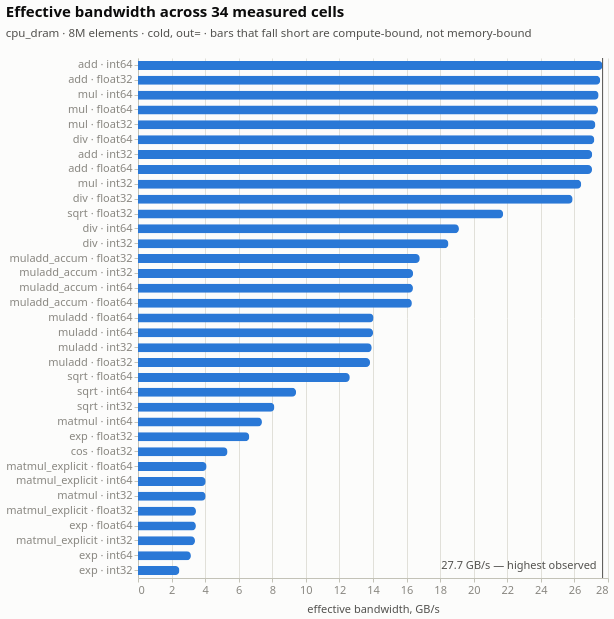

Notebook source saved alongside this figure:
### Markdown cell above
Two effects are superimposed in these panels. The U-shape reflects per-call
overhead: at 2 000 elements the fixed cost of entering the loop is spread over
too few elements, so the per-element cost is high; by 16 000 elements it has
amortised and the cost reaches its minimum; by 256 000 elements the operands no
longer fit in cache and the cost rises again.

The separation between the two lines is the effect of interest here. `add` is
cheap enough that operand fetch dominates, so `cold` costs measurably more once
the array outgrows cache: 0.89 against 0.65 ns/element at 256 000 elements.
`exp` is expensive enough that the fetch disappears into the arithmetic, and the
two lines coincide at every size. The pair of panels therefore separates
memory-bound from compute-bound behaviour, which is the subject of the next run.

---

## Part 2 — `cpu_dram`: operands resident in main memory

This run uses one size (n = 2 000 000, i.e. 8 million elements, a 64 GB
footprint across the operand set), four dtypes, and is pinned to a single NUMA
node with `numactl`. Nothing fits in any cache level, so the `cold` measurements
are effectively a bandwidth measurement expressed in arithmetic terms.

### Code cell
peak_line = (
    dram.filter((pl.col("destination") == "out") & (pl.col("cache_state") == "cold"))
    .select("gbs").max().item()
)
band = (
    dram.filter((pl.col("destination") == "out") & (pl.col("cache_state") == "cold"))
    .drop_nulls("gbs")
    .with_columns(
        pl.format("{} · {}", pl.col("operation"), pl.col("implementation")).alias("cell"),
        (pl.col("gbs") / peak_line * 100).alias("pct_of_plateau"),
    )
    .sort("gbs", descending=True)
    .select("cell", "operation", "implementation", "result_dtype", "gbs",
            "pct_of_plateau", "ns_elem", "us")
)

bw_bars = alt.Chart(band).mark_bar(color=P["series"][0], size=9).encode(
    y=alt.Y("cell:N", sort="-x", title=None, axis=alt.Axis(labelLimit=170)),
    x=alt.X("gbs:Q", title="effective bandwidth, GB/s"),
    tooltip=[alt.Tooltip("cell:N", title="cell"),
             alt.Tooltip("result_dtype:N", title="computes in"),
             alt.Tooltip("gbs:Q", title="GB/s", format=".1f"),
             alt.Tooltip("us:Q", title="us/call", format=".0f")])
plateau = alt.Chart(pl.DataFrame({"x": [peak_line]})).mark_rule(
    color=P["ink2"], strokeWidth=1).encode(x="x:Q")
plateau_t = alt.Chart(pl.DataFrame({"x": [peak_line], "t": [f"{peak_line:.1f} GB/s — highest observed"]})).mark_text(
    align="right", dx=-6, fontSize=11, color=P["ink2"]).encode(
    x="x:Q", y=alt.value(508), text="t:N")

fig6 = (bw_bars + plateau + plateau_t).properties(
    width=470, height=520,
    title=alt.Title("Effective bandwidth across 34 measured cells",
                    subtitle="cpu_dram · 8M elements · cold, out= · bars that fall short are "
                             "compute-bound, not memory-bound"),
)
figure(fig6, band, "Table view — effective bandwidth")

### Figure 1 — Vega-Lite specification as saved in the notebook (floating-point values rounded to 4 significant figures)
{"config": {"background": "#fcfcfb", "font": "system-ui, -apple-system, \"Segoe UI\", sans-serif", "view": {"stroke": null, "continuousWidth": 620, "continuousHeight": 300}, "axis": {"labelFont": "system-ui, -apple-system, \"Segoe UI\", sans-serif", "titleFont": "system-ui, -apple-system, \"Segoe UI\", sans-serif", "labelColor": "#898781", "titleColor": "#52514e", "labelFontSize": 11, "titleFontSize": 11, "titleFontWeight": 500, "titlePadding": 8, "domainColor": "#c3c2b7", "domainWidth": 1, "tickColor": "#c3c2b7", "tickSize": 4, "gridColor": "#e1e0d9", "gridWidth": 1, "gridDash": []}, "legend": {"labelFont": "system-ui, -apple-system, \"Segoe UI\", sans-serif", "titleFont": "system-ui, -apple-system, \"Segoe UI\", sans-serif", "labelColor": "#52514e", "titleColor": "#52514e", "labelFontSize": 11, "titleFontSize": 11, "titleFontWeight": 500, "symbolType": "circle", "symbolSize": 90, "orient": "top", "direction": "horizontal", "offset": 8, "titlePadding": 10}, "title": {"font": "system-ui, -apple-system, \"Segoe UI\", sans-serif", "color": "#0b0b0b", "fontSize": 15, "fontWeight": 600, "subtitleFont": "system-ui, -apple-system, \"Segoe UI\", sans-serif", "subtitleColor": "#52514e", "subtitleFontSize": 11.5, "subtitlePadding": 8, "anchor": "start", "offset": 14, "dy": -4}, "header": {"labelFont": "system-ui, -apple-system, \"Segoe UI\", sans-serif", "titleFont": "system-ui, -apple-system, \"Segoe UI\", sans-serif", "labelColor": "#52514e", "titleColor": "#52514e", "labelFontSize": 11.5, "labelFontWeight": 600, "titleFontSize": 11}, "range": {"category": ["#2a78d6", "#eb6834", "#1baf7a"], "heatmap": ["#cde2fb", "#9ec5f4", "#6da7ec", "#3987e5", "#256abf", "#184f95", "#0d366b"], "ramp": ["#cde2fb", "#9ec5f4", "#6da7ec", "#3987e5", "#256abf", "#184f95", "#0d366b"]}, "bar": {"cornerRadiusEnd": 4, "discreteBandSize": 15}, "point": {"size": 95, "filled": true, "stroke": "#fcfcfb", "strokeWidth": 2, "opacity": 1}, "line": {"strokeWidth": 2, "strokeCap": "round", "strokeJoin": "round"}, "rule": {"strokeWidth": 1}, "text": {"font": "system-ui, -apple-system, \"Segoe UI\", sans-serif", "fontSize": 11, "color": "#52514e"}}, "layer": [{"data": {"name": "data-3fed6d7d0d27b6d10fbc17c9406b6afe"}, "mark": {"type": "bar", "color": "#2a78d6", "size": 9}, "encoding": {"tooltip": [{"field": "cell", "title": "cell", "type": "nominal"}, {"field": "result_dtype", "title": "computes in", "type": "nominal"}, {"field": "gbs", "format": ".1f", "title": "GB/s", "type": "quantitative"}, {"field": "us", "format": ".0f", "title": "us/call", "type": "quantitative"}], "x": {"field": "gbs", "title": "effective bandwidth, GB/s", "type": "quantitative"}, "y": {"axis": {"labelLimit": 170}, "field": "cell", "sort": "-x", "title": null, "type": "nominal"}}}, {"data": {"name": "data-cd1e3f779823b904b072b2564c97ea49"}, "mark": {"type": "rule", "color": "#52514e", "strokeWidth": 1}, "encoding": {"x": {"field": "x", "type": "quantitative"}}}, {"data": {"name": "data-768dde68c64cc39440bdf49509b4d89a"}, "mark": {"type": "text", "align": "right", "color": "#52514e", "dx": -6, "fontSize": 11}, "encoding": {"text": {"field": "t", "type": "nominal"}, "x": {"field": "x", "type": "quantitative"}, "y": {"value": 508}}}], "height": 520, "title": {"text": "Effective bandwidth across 34 measured cells", "subtitle": "cpu_dram · 8M elements · cold, out= · bars that fall short are compute-bound, not memory-bound"}, "width": 470, "$schema": "https://vega.github.io/schema/vega-lite/v6.4.1.json", "datasets": {"data-3fed6d7d0d27b6d10fbc17c9406b6afe": [{"cell": "add · int64", "operation": "add", "implementation": "int64", "result_dtype": "int64", "gbs": 27.68, "pct_of_plateau": 100.0, "ns_elem": 0.8671, "us": 6937.0}, {"cell": "add · float32", "operation": "add", "implementation": "float32", "result_dtype": "float32", "gbs": 27.54, "pct_of_plateau": 99.48, "ns_elem": 0.4358, "us": 3486.0}, {"cell": "mul · int64", "operation": "mul", "implementation": "int64", "result_dtype": "int64", "gbs": 27.44, "pct_of_plateau": 99.14, "ns_elem": 0.8746, "us": 6997.0}, {"cell": "mul · float64", "operation": "mul", "implementation": "float64", "result_dtype": "float64", "gbs": 27.4, "pct_of_plateau": 99.01, "ns_elem": 0.8758, "us": 7006.0}, {"cell": "mul · float32", "operation": "mul", "implementation": "float32", "result_dtype": "float32", "gbs": 27.25, "pct_of_plateau": 98.44, "ns_elem": 0.4404, "us": 3523.0}, {"cell": "div · float64", "operation": "div", "implementation": "float64", "result_dtype": "float64", "gbs": 27.19, "pct_of_plateau": 98.22, "ns_elem": 0.8828, "us": 7063.0}, {"cell": "add · int32", "operation": "add", "implementation": "int32", "result_dtype": "int32", "gbs": 27.06, "pct_of_plateau": 97.76, "ns_elem": 0.4435, "us": 3548.0}, {"cell": "add · float64", "operation": "add", "implementation": "float64", "result_dtype": "float64", "gbs": 27.05, "pct_of_plateau": 97.72, "ns_elem": 0.8873, "us": 7098.0}, {"cell": "mul · int32", "operation": "mul", "implementation": "int32", "result_dtype": "int32", "gbs": 26.4, "pct_of_plateau": 95.4, "ns_elem": 0.4546, "us": 3637.0}, {"cell": "div · float32", "operation": "div", "implementation": "float32", "result_dtype": "float32", "gbs": 25.89, "pct_of_plateau": 93.55, "ns_elem": 0.4634, "us": 3707.0}, {"cell": "sqrt · float32", "operation": "sqrt", "implementation": "float32", "result_dtype": "float32", "gbs": 21.75, "pct_of_plateau": 78.59, "ns_elem": 0.3678, "us": 2942.0}, {"cell": "div · int64", "operation": "div", "implementation": "int64", "result_dtype": "float64", "gbs": 19.12, "pct_of_plateau": 69.07, "ns_elem": 1.255, "us": 10040.0}, {"cell": "div · int32", "operation": "div", "implementation": "int32", "result_dtype": "float64", "gbs": 18.49, "pct_of_plateau": 66.82, "ns_elem": 0.8652, "us": 6921.0}, {"cell": "muladd_accum · float32", "operation": "muladd_accum", "implementation": "float32", "result_dtype": "float32", "gbs": 16.79, "pct_of_plateau": 60.65, "ns_elem": 0.7148, "us": 5719.0}, {"cell": "muladd_accum · int32", "operation": "muladd_accum", "implementation": "int32", "result_dtype": "int32", "gbs": 16.39, "pct_of_plateau": 59.21, "ns_elem": 0.7323, "us": 5858.0}, {"cell": "muladd_accum · int64", "operation": "muladd_accum", "implementation": "int64", "result_dtype": "int64", "gbs": 16.38, "pct_of_plateau": 59.18, "ns_elem": 1.465, "us": 11720.0}, {"cell": "muladd_accum · float64", "operation": "muladd_accum", "implementation": "float64", "result_dtype": "float64", "gbs": 16.32, "pct_of_plateau": 58.95, "ns_elem": 1.471, "us": 11770.0}, {"cell": "muladd · float64", "operation": "muladd", "implementation": "float64", "result_dtype": "float64", "gbs": 14.03, "pct_of_plateau": 50.7, "ns_elem": 1.71, "us": 13680.0}, {"cell": "muladd · int64", "operation": "muladd", "implementation": "int64", "result_dtype": "int64", "gbs": 14.0, "pct_of_plateau": 50.59, "ns_elem": 1.714, "us": 13710.0}, {"cell": "muladd · int32", "operation": "muladd", "implementation": "int32", "result_dtype": "int32", "gbs": 13.92, "pct_of_plateau": 50.31, "ns_elem": 0.8618, "us": 6894.0}, {"cell": "muladd · float32", "operation": "muladd", "implementation": "float32", "result_dtype": "float32", "gbs": 13.82, "pct_of_plateau": 49.95, "ns_elem": 0.868, "us": 6944.0}, {"cell": "sqrt · float64", "operation": "sqrt", "implementation": "float64", "result_dtype": "float64", "gbs": 12.62, "pct_of_plateau": 45.59, "ns_elem": 1.268, "us": 10140.0}, {"cell": "sqrt · int64", "operation": "sqrt", "implementation": "int64", "result_dtype": "float64", "gbs": 9.418, "pct_of_plateau": 34.03, "ns_elem": 1.699, "us": 13590.0}, {"cell": "sqrt · int32", "operation": "sqrt", "implementation": "int32", "result_dtype": "float64", "gbs": 8.126, "pct_of_plateau": 29.36, "ns_elem": 1.477, "us": 11810.0}, {"cell": "matmul · int64", "operation": "matmul", "implementation": "int64", "result_dtype": "int64", "gbs": 7.384, "pct_of_plateau": 26.68, "ns_elem": 3.25, "us": 26000.0}, {"cell": "exp · float32", "operation": "exp", "implementation": "float32", "result_dtype": "float32", "gbs": 6.63, "pct_of_plateau": 23.95, "ns_elem": 1.207, "us": 9653.0}, {"cell": "cos · float32", "operation": "cos", "implementation": "float32", "result_dtype": "float32", "gbs": 5.333, "pct_of_plateau": 19.27, "ns_elem": 1.5, "us": 12000.0}, {"cell": "matmul_explicit · float64", "operation": "matmul_explicit", "implementation": "float64", "result_dtype": "float64", "gbs": 4.087, "pct_of_plateau": 14.77, "ns_elem": 5.872, "us": 46980.0}, {"cell": "matmul_explicit · int64", "operation": "matmul_explicit", "implementation": "int64", "result_dtype": "int64", "gbs": 4.033, "pct_of_plateau": 14.57, "ns_elem": 5.951, "us": 47610.0}, {"cell": "matmul · int32", "operation": "matmul", "implementation": "int32", "result_dtype": "int32", "gbs": 4.031, "pct_of_plateau": 14.56, "ns_elem": 2.977, "us": 23810.0}, {"cell": "matmul_explicit · float32", "operation": "matmul_explicit", "implementation": "float32", "result_dtype": "float32", "gbs": 3.453, "pct_of_plateau": 12.48, "ns_elem": 3.475, "us": 27800.0}, {"cell": "exp · float64", "operation": "exp", "implementation": "float64", "result_dtype": "float64", "gbs": 3.449, "pct_of_plateau": 12.46, "ns_elem": 4.64, "us": 37120.0}, {"cell": "matmul_explicit · int32", "operation": "matmul_explicit", "implementation": "int32", "result_dtype": "int32", "gbs": 3.394, "pct_of_plateau": 12.26, "ns_elem": 3.536, "us": 28290.0}, {"cell": "exp · int64", "operation": "exp", "implementation": "int64", "result_dtype": "float64", "gbs": 3.151, "pct_of_plateau": 11.38, "ns_elem": 5.078, "us": 40620.0}, {"cell": "exp · int32", "operation": "exp", "implementation": "int32", "result_dtype": "float64", "gbs": 2.467, "pct_of_plateau": 8.913, "ns_elem": 4.864, "us": 38910.0}], "data-cd1e3f779823b904b072b2564c97ea49": [{"x": 27.68}], "data-768dde68c64cc39440bdf49509b4d89a": [{"x": 27.68, "t": "27.7 GB/s — highest observed"}]}}
